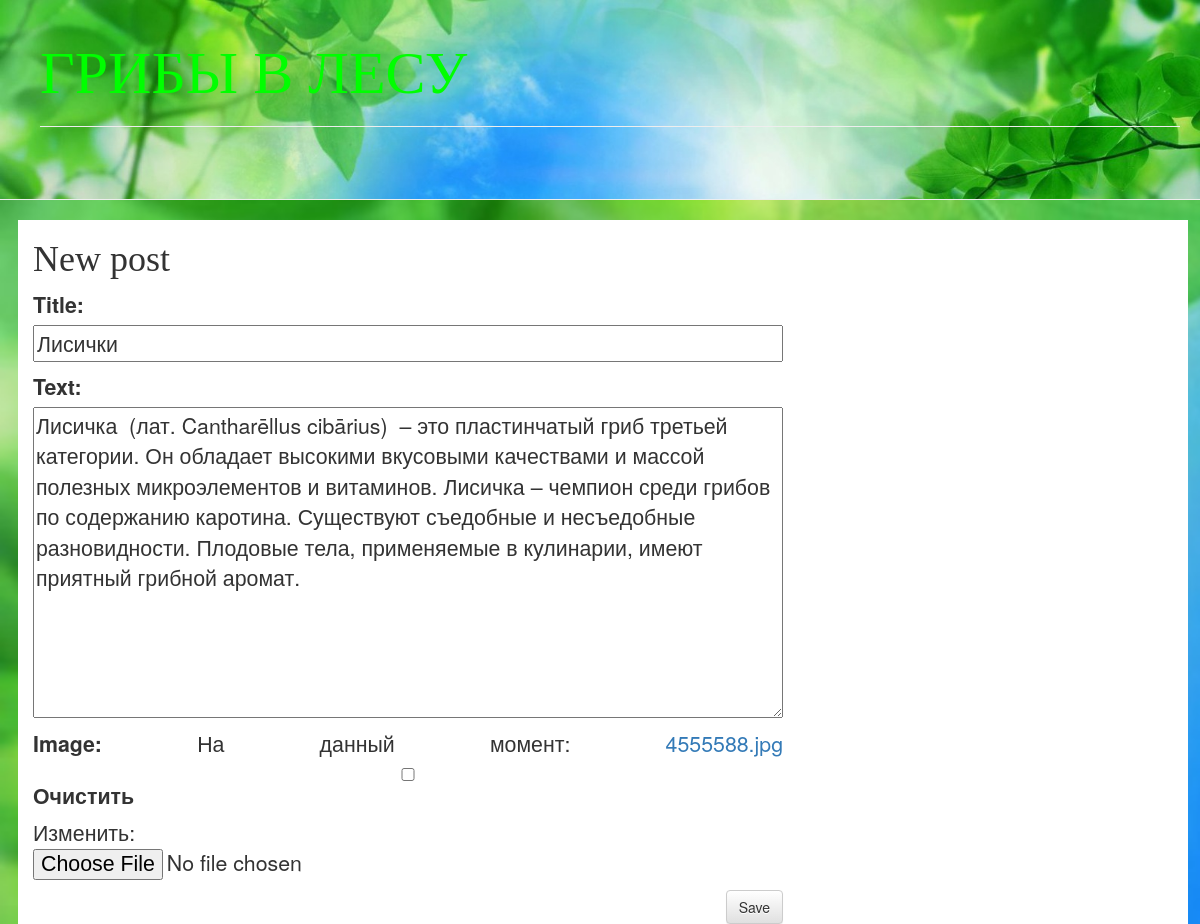
/post/2/edit/, run on the app's committed database.
### blog/models.py (models this page shows, shortened)
class Post(models.Model):
    author = models.ForeignKey(settings.AUTH_USER_MODEL, on_delete=models.CASCADE)
    title = models.CharField(max_length=200)
    text = models.TextField()
    image = models.FileField(null=True, blank=True)
    created_date = models.DateTimeField(default=timezone.now)
    published_date = models.DateTimeField(blank=True, null=True)

### blog/views.py (the view)
# urls.py: path('post/<int:pk>/edit/', views.post_edit, name='post_edit'),
def post_edit(request, pk):
    post = get_object_or_404(Post, pk=pk)
    if request.method == "POST":
        form = PostForm(request.POST, instance=post)
        if form.is_valid():
            post = form.save(commit=False)
            post.author = request.user
            post.published_date = timezone.now()
            post.save()
            return redirect('post_detail', pk=post.pk)
    else:
        form = PostForm(instance=post)
    return render(request, 'blog/post_edit.html', {'form': form})

### blog/forms.py
class PostForm(forms.ModelForm):
    class Meta:
        model = Post
        fields = ('title', 'text', 'image')

### blog/templates/blog/post_edit.html
{% extends 'blog/base.html' %}
{% block content %}
    <h1>New post</h1>
    <form method="POST" class="post-form">{% csrf_token %}
        {{ form.as_p }}
        <button type="submit" class="save btn btn-default">Save</button>
    </form>
{% endblock %}

### blog/static/css/blog.css (style rules this page uses)
body { text-align:justify; width:100%; height:200px; background: url('../css/nubex.jpg') no-repeat; background-size:cover }
h1, h2, h3, h4 { font-family: 'Arial Black'; }
.save { float: right; }
.post-form textarea, .post-form input { width: 100%; }

### data on the page
Post: title "Лисички", text "Лисичка (лат. Cantharēllus cibārius) – это пластинчатый гриб третьей категории. Он обладает высокими вкусовыми качествами и массой полезных микроэлементов и витаминов. Лисичка – чемпион среди грибов по содержанию каротина. Существуют съедобные и несъедобные разновидности. Плодовые тела, применяемые в кулинарии, имеют приятный грибной аромат."
